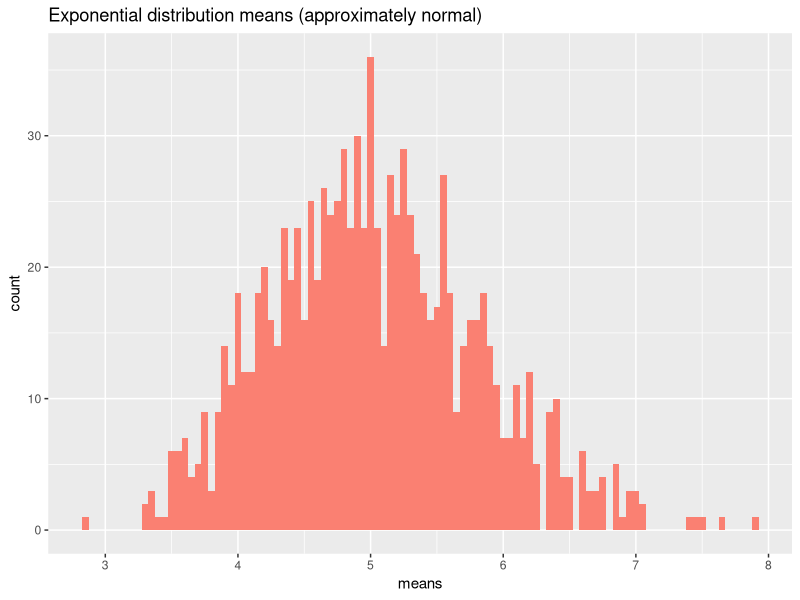

The R script that drew this image:
## ---- chunk 1
knitr::opts_chunk$set(echo = TRUE)
## ---- chunk 2
library(ggplot2)

# Constants - specified in the directions
lambda <- 0.2  # rate parameter
n <- 40  # number of exponentials
nsimulations <- 1000 # number of simulations

set.seed(2018)

# Exponential distribution as specified in the directions
exponential_distribution <-
  matrix(data=rexp(n * nsimulations, lambda), nrow=nsimulations)
exponential_distribution_means <-
  data.frame(means=apply(exponential_distribution, 1, mean))
## ---- chunk 3
1/lambda
## ---- chunk 4
mean(exponential_distribution_means$means)
## ---- chunk 5
(1/lambda)^2
## ---- chunk 6
mean(exponential_distribution_means$means)^2
## ---- chunk 7
min_x = min(exponential_distribution_means$means)
max_x = max(exponential_distribution_means$means)
ggplot(exponential_distribution_means, aes(x=means)) + 
  geom_histogram(binwidth=0.05, fill = "salmon") +
  scale_x_continuous(breaks=round(seq(min_x, max_x, by=1))) +
  ggtitle("Exponential distribution means (approximately normal)")
